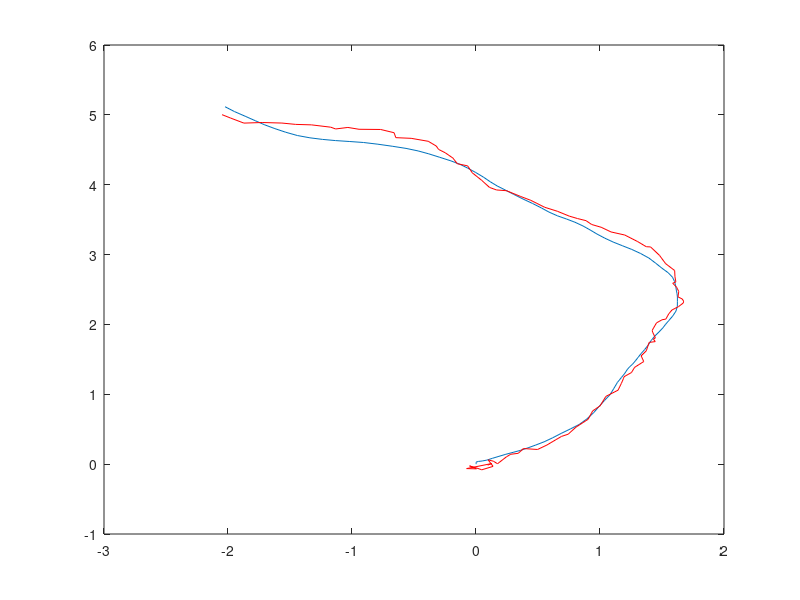

Recreate this plot in MATLAB.
% HOP 2014
% Unscented Kalman Filter

close all;

% Constants
steps = 100; % Number of timesteps
Nx = 6;
alpha = 1e-3;
beta = 2;
Fs = 1e1; % 1O Hz sampling
deltaT = 1 / Fs;
kappa = alpha^2*Nx - Nx;
var_u = 25e-2 * eye(Nx/2); % Noise variance on prediction: 1cm
std_meas = 10e-2; % Standard deviation on measurement 5cm

% Anchor points
Na = 4;
a1 = [0,0,2];
a2 = [2,0,0];
a3 = [0,2,0];
a4 = [2,2,2];
a5 = [0,0,0];
a6 = [0,2,2];
a7 = [2,0,2];
a8 = [2,2,0];
anch = [a1; a2; a3; a4];

var = eye(Nx);

% N = 6 => 13 sigma points
sigma = zeros(2*Nx + 1, Nx);

% Weights
Wm = ones(1, 2*Nx + 1);
Wc = ones(1, 2*Nx + 1);

Wm = 1/(2*(Nx + kappa)) * Wm;
Wc = 1/(2*(Nx + kappa)) * Wc;

Wm(1) = kappa/(Nx + kappa);
Wc(1) = kappa/(Nx + kappa) + (1 - alpha^2 + beta);

% Assume function F to be linear
F = eye(Nx);
for i = 1:Nx/2
    F(i, Nx/2 + i) = deltaT;
end

Gup = eye(Nx/2) * deltaT^2/2;
Glo = eye(Nx/2) * deltaT;
G = [Gup; Glo];

Z = zeros(Na, 2*Nx + 1);

R = std_meas^2 * eye(Na);

% Assume start at (0,0,0) at 0 velocity
prevX = zeros(Nx, 1);

% Movement and measurements
estimate = zeros(Nx,steps);

pos = zeros(Nx,steps);
pos(:,1) = prevX;

for k = 2:steps
   pos(:,k) = F * pos(:,k-1) + G * randn(3,1);
end

z = zeros(steps, Na);
for i = 1:steps
    for j = 1:Na
        z(i,j) = norm(pos(1:3,i)' - anch(j,:)) + std_meas*randn(1);
    end
end

plot(pos(1,:),pos(2,:))

for k = 1:steps
    % Prediction
    mkmin = F * prevX;
    Pkmin = F * var * F' + G * var_u * G';

    % Calculate sigmapoints
    sigma(1, :) = mkmin';
    root = sqrt(Nx + kappa) * cholcov(Pkmin);
    for i = 2:Nx+1
       sigma(i, :) = mkmin' + root(i-1, :);
       sigma(Nx + i, :) = mkmin' - root(i-1, :);
    end

    % Measurement update
    % Y = F * sigma';
    Y = sigma';

    for i=1:2*Nx+1
      for j=1:Na
        Z(j,i) = norm(sigma(i,1:3) - anch(j,:));
      end
    end

    Ef = mkmin;
    Eh = Wm * Z';

    cov_fh = zeros(Nx, Na);
    for i = 1:2*Nx+1
        cov_fh = cov_fh + Wc(i) * (Y(:,i) - Ef) * (Z(:,i) - Eh')';
    end

    varh = zeros(Na,Na);
    for i = 1:2*Nx+1
        varh = varh + Wc(i) * (Z(:,i) - Eh') * (Z(:,i) - Eh')';
    end

    K = cov_fh / (varh + R);
    mu = Eh;
    mk = mkmin + K * (z(k,:) - mu)';
    Pk = Pkmin - K * (varh + R) * K';

    % Update var and prevX
    prevX = mk;
    estimate(:,k) = mk;
    var = Pk;
    var = (var + var') / 2;
end

hold on;
plot(estimate(1,:),estimate(2,:),'r')

% Mean Squared Error
err = (estimate - pos).^2;
err = sum(err, 2) / steps


